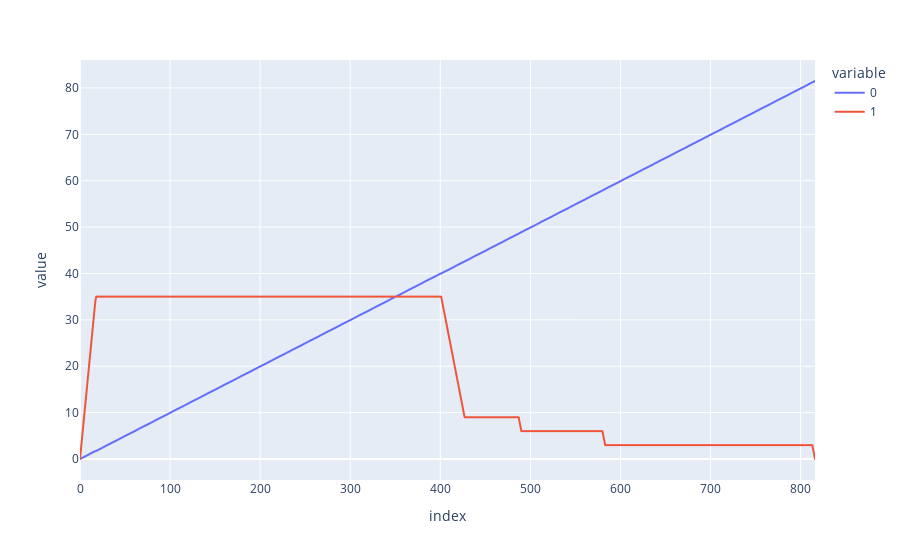

This figure's notebook cell:
### Code cell
import plotly.express as px
import plotly.graph_objects as go 

# fig = go.Figure(data=go.Scatter(x=curve[0], y=curve[1], mode='lines', marker=dict(color='green')))
# fig.update_layout(title='deco', xaxis_title='timeline', yaxis_title='depth')
# fig.show()

px.line(data_frame=curve)

### Figure 1 — Plotly figure (JSON) as saved in the notebook; plotly's stock layout.template omitted (floating-point values rounded to 4 significant figures; data arrays with more than 128 entries replaced by an {"elided": "..."} marker saying what was removed)
{"data": [{"hovertemplate": "variable=0<br>index=%{x}<br>value=%{y}<extra></extra>", "legendgroup": "0", "line": {"color": "#636efa", "dash": "solid"}, "marker": {"symbol": "circle"}, "mode": "lines", "name": "0", "showlegend": true, "type": "scattergl", "x": {"elided": "817 int values"}, "xaxis": "x", "y": {"elided": "817 float values"}, "yaxis": "y"}, {"hovertemplate": "variable=1<br>index=%{x}<br>value=%{y}<extra></extra>", "legendgroup": "1", "line": {"color": "#EF553B", "dash": "solid"}, "marker": {"symbol": "circle"}, "mode": "lines", "name": "1", "showlegend": true, "type": "scattergl", "x": {"elided": "817 int values"}, "xaxis": "x", "y": {"elided": "817 int values"}, "yaxis": "y"}], "layout": {"legend": {"title": {"text": "variable"}, "tracegroupgap": 0}, "margin": {"t": 60}, "xaxis": {"anchor": "y", "domain": [0, 1], "title": {"text": "index"}}, "yaxis": {"anchor": "x", "domain": [0, 1], "title": {"text": "value"}}}}
